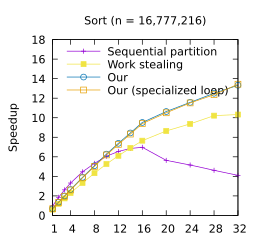

Write the gnuplot code that produced this figure.
set title "Sort (n = 16,777,216)"
set terminal pdf size 2.6,2.6
set output "./results/Sort_n___16,777,216.pdf"
set key on
set key top left Left reverse
set xrange [1:32]
set xtics (1, 4, 8, 12, 16, 20, 24, 28, 32)
set xlabel "Threads"
set yrange [0:18]
set ylabel "Speedup"
plot './results/Sort_n___16,777,216.dat' using 1:2 title "Sequential partition" ls 9 lw 1 pointsize 0.6 with linespoints, \
  './results/Sort_n___16,777,216.dat' using 1:3 title "Work stealing" ls 5 lw 1 pointsize 0.6 with linespoints, \
  './results/Sort_n___16,777,216.dat' using 1:4 title "Our" ls 6 lw 1 pointsize 0.7 with linespoints, \
  './results/Sort_n___16,777,216.dat' using 1:5 title "Our (specialized loop)" ls 4 lw 1 pointsize 0.7 with linespoints
